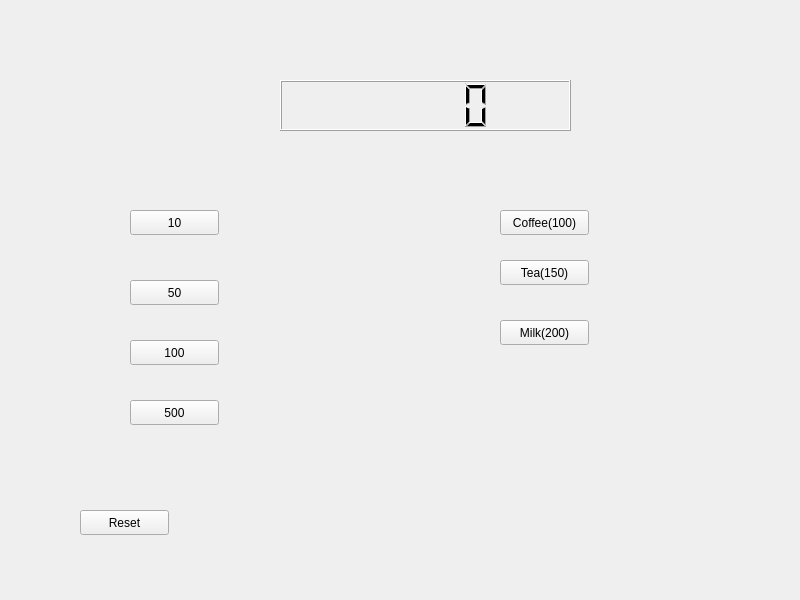
<?xml version="1.0" encoding="UTF-8"?>
<ui version="4.0">
 <class>vending_machine</class>
 <widget class="QWidget" name="vending_machine">
  <property name="geometry">
   <rect>
    <x>0</x>
    <y>0</y>
    <width>800</width>
    <height>600</height>
   </rect>
  </property>
  <property name="windowTitle">
   <string>vending_machine</string>
  </property>
  <widget class="QPushButton" name="push10">
   <property name="geometry">
    <rect>
     <x>130</x>
     <y>210</y>
     <width>89</width>
     <height>25</height>
    </rect>
   </property>
   <property name="text">
    <string>10</string>
   </property>
  </widget>
  <widget class="QLCDNumber" name="lcdNumber">
   <property name="geometry">
    <rect>
     <x>280</x>
     <y>80</y>
     <width>291</width>
     <height>51</height>
    </rect>
   </property>
  </widget>
  <widget class="QPushButton" name="push50">
   <property name="geometry">
    <rect>
     <x>130</x>
     <y>280</y>
     <width>89</width>
     <height>25</height>
    </rect>
   </property>
   <property name="text">
    <string>50</string>
   </property>
  </widget>
  <widget class="QPushButton" name="push100">
   <property name="geometry">
    <rect>
     <x>130</x>
     <y>340</y>
     <width>89</width>
     <height>25</height>
    </rect>
   </property>
   <property name="text">
    <string>100</string>
   </property>
  </widget>
  <widget class="QPushButton" name="push500">
   <property name="geometry">
    <rect>
     <x>130</x>
     <y>400</y>
     <width>89</width>
     <height>25</height>
    </rect>
   </property>
   <property name="text">
    <string>500</string>
   </property>
  </widget>
  <widget class="QPushButton" name="pushCoffee">
   <property name="geometry">
    <rect>
     <x>500</x>
     <y>210</y>
     <width>89</width>
     <height>25</height>
    </rect>
   </property>
   <property name="text">
    <string>Coffee(100)</string>
   </property>
  </widget>
  <widget class="QPushButton" name="pushTea">
   <property name="geometry">
    <rect>
     <x>500</x>
     <y>260</y>
     <width>89</width>
     <height>25</height>
    </rect>
   </property>
   <property name="text">
    <string>Tea(150)</string>
   </property>
  </widget>
  <widget class="QPushButton" name="pushMilk">
   <property name="geometry">
    <rect>
     <x>500</x>
     <y>320</y>
     <width>89</width>
     <height>25</height>
    </rect>
   </property>
   <property name="text">
    <string>Milk(200)</string>
   </property>
  </widget>
  <widget class="QPushButton" name="Reset">
   <property name="geometry">
    <rect>
     <x>80</x>
     <y>510</y>
     <width>89</width>
     <height>25</height>
    </rect>
   </property>
   <property name="text">
    <string>Reset</string>
   </property>
  </widget>
 </widget>
 <resources/>
 <connections/>
</ui>
